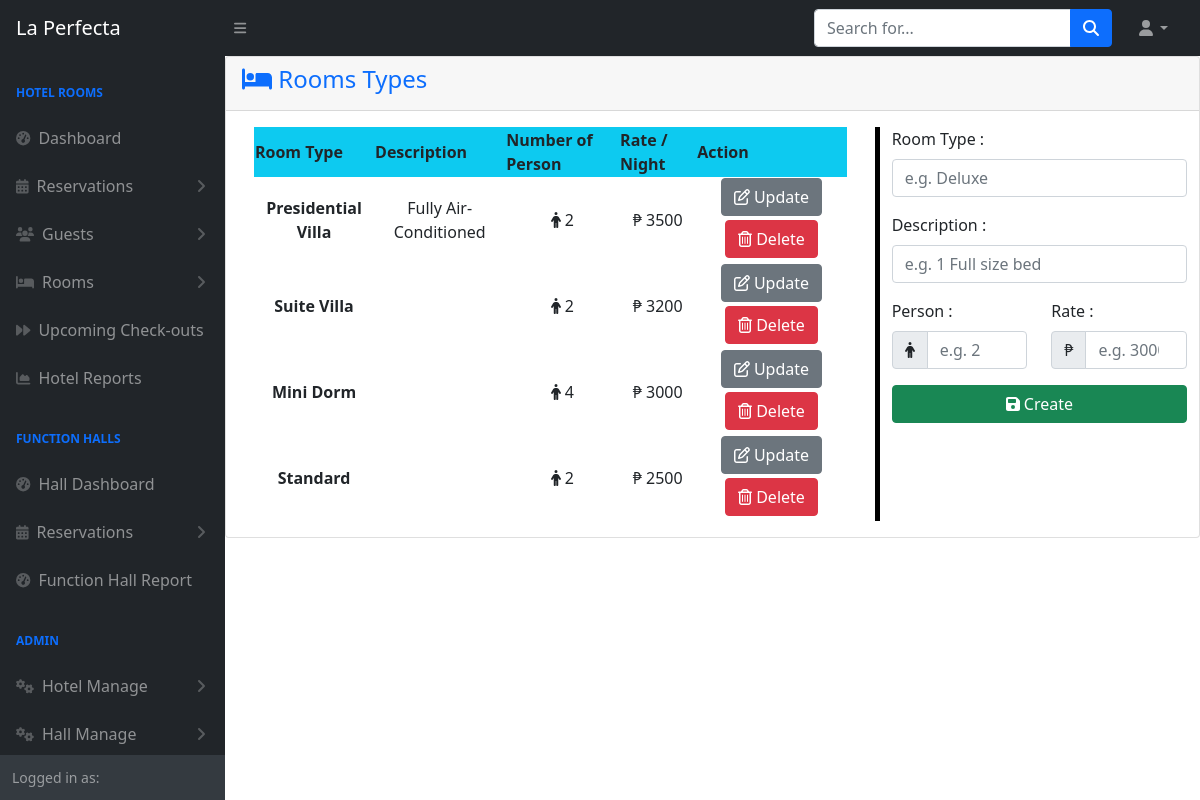
Before: /admin/roomtypes.php with the older database file.
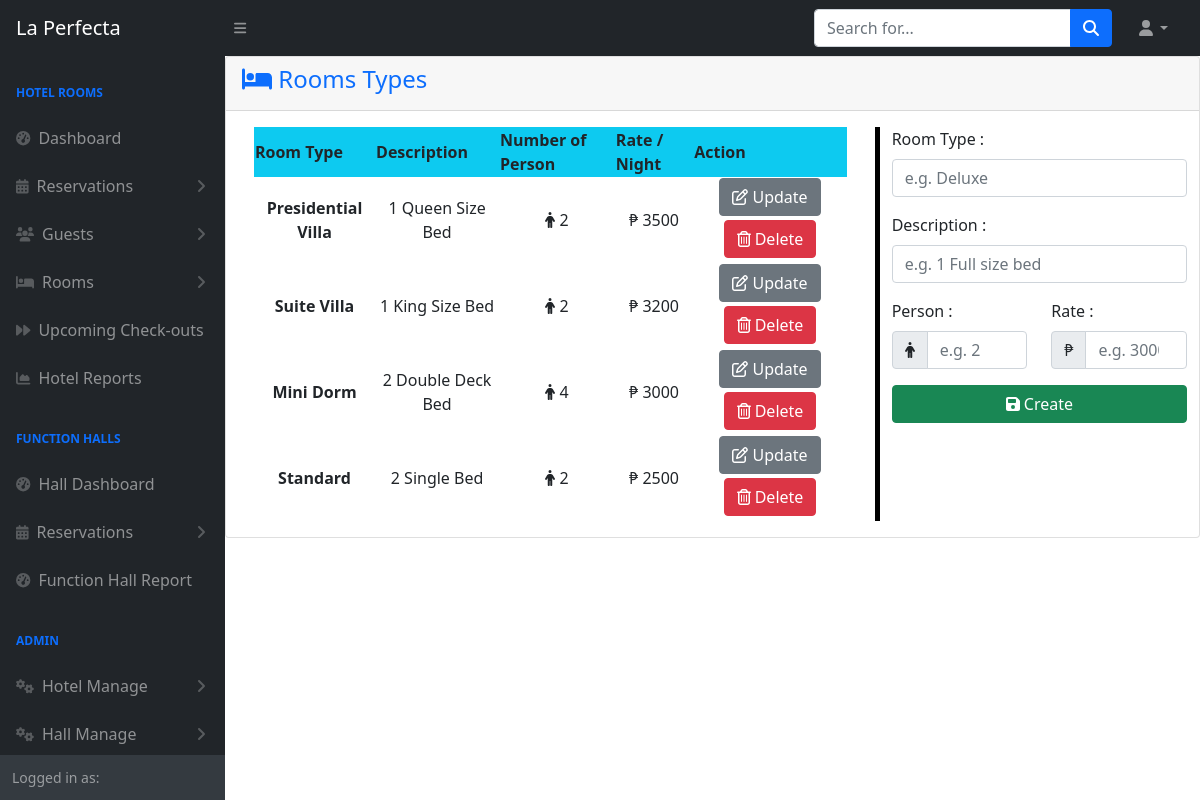
After: the same page with the newer database file.
### tables this page shows
CREATE TABLE `tblroomtype` (
  `Id` int(11) NOT NULL,
  `Type` varchar(30) NOT NULL,
  `Description` varchar(255) NOT NULL,
  `Person` int(1) NOT NULL,
  `Rate` double NOT NULL
);

### admin/roomtypes.php (the view, shortened to what this page needs)
<?php
include 'themes/navbar.php';
include 'config.php';
?>
<div class="card mb-4">
    <div class="card-header text-primary">
      <h4>  <i class="fa-solid fa-bed"></i>
        Rooms Types</h4>
    </div>
    <div class="container-fluid">
        <div class="row">
            <div class="col-8">
                <div class="card-body">
                    <table id="datatablesSimple" class="table-striped">
                        <thead class="bg-info">
                            <tr>
                                <th>Room Type</th>
                                <th>Description</th>
                                <th>Number of Person</th>
                                <th>Rate / Night</th>
                                <th>Action</th>
                            </tr>
                        </thead>
                        <tbody>
                            <?php
                            $sql = "SELECT * FROM `tblroomtype`";
                            $result = mysqli_query($conn, $sql);
                            while ($row = mysqli_fetch_assoc($result)) {
                            ?>
                                <tr class="text-center">
                                    <td ><strong><?php echo $row['Type'] ?></td>
                                    <td><?php echo $row['Description'] ?></td>
                                    <td ><i class="fa-solid fa-person"></i> <?php echo $row['Person'] ?></td>
                                    <td >₱ <?php echo $row['Rate'] ?></td>
                                    <td class="text-center">
                                        <a href="function/hrmanage/rtedit.php?id=<?php echo $row['Id'] ?>"  class="btn btn-secondary mb-1"><i class="far fa-pen-to-square"></i> Update</a>
                                        <a href="function/hrmanage/rtdelete.php?id=<?php echo $row['Id'] ?>& name=<?php echo $row['Type'] ?>" class="btn btn-danger mb-1"><i class="far fa-trash-alt"></i> Delete</a>
                                    </td>
                                </tr>
                            <?php
                            }
                            ?>
                        </tbody>
                    </table>
                </div>
            </div>
            <div class="col-sm-4 my-3" style="border-left: solid black 5px;">
                <form method="POST">
                    <div class="row mb-3">
                        <div class="col">
                            <label for="Type" class="form-label">Room Type :</label>
                            <input type="text" name="Type" class="form-control" placeholder="e.g. Deluxe" required>
                        </div>
                    </div>
                    <div class="row mb-3">
                        <div class="col">
                            <label for="Description" class="form-label">Description :</label>
                            <input type="text" name="Description" class="form-control" placeholder="e.g. 1 Full size bed" required>
                        </div>
                    </div>
                    <div class="row mb-3">
                        <div class="col-sm-6">
                            <label for="Person" class="form-label">Person :</label>
                            <div class="input-group">
                                <div class="input-group-text"><i class="fa-solid fa-person"></i></div>
                            <input type="text" name="Person" class="form-control" placeholder="e.g. 2" required>
                            </div>
                        </div>
                        <div class="col-sm-6">
                            <label for="Rate" class="form-label">Rate :</label>
                            <div class="input-group">
                                <div class="input-group-text">₱</div>
                            <input type="number" name="Rate" class="form-control" placeholder="e.g. 3000" required>
                            </div>
                        </div>
                    </div>
                    <div class="row">
                        <div class="col">
                            <button class="btn btn-success" name="submit" type="submit" style="width: 100%;"><i class="fa-solid fa-floppy-disk"></i> Create</button>
                        </div>
                    </div>
                </form>
            </div>
        </div>
    </div>
</div>
<?php include 'themes/footer.php'; ?>

Changed rows visible on the page:
changed tblroomtype "Presidential Villa": Description "Fully Air-Conditioned" → "1 Queen Size Bed"
changed tblroomtype "Suite Villa": Description (not shown) → "1 King Size Bed"
changed tblroomtype "Mini Dorm": Description (not shown) → "2 Double Deck Bed"
changed tblroomtype "Standard": Description (not shown) → "2 Single Bed"
